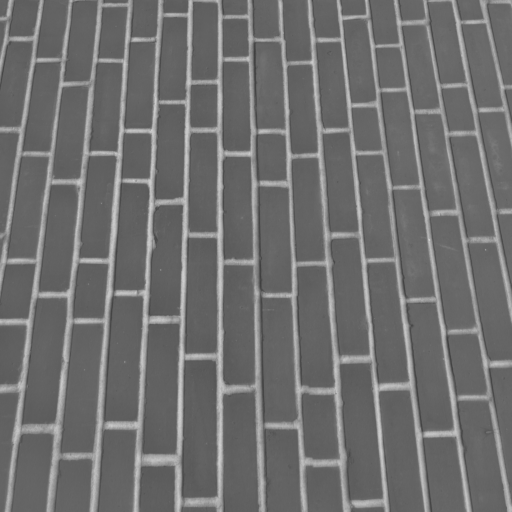
#> input picture skimage.data.brick(), 512 x 512 px
$ python experiments.py
#> lines starting #> are read from the running program, lines starting #| are printed output that depends on the picture
### data_loader.py
import os
import cv2
from skimage import data

def download_datasets(data_dir="data"):
#> called with data_dir = 'data'
    if not os.path.exists(data_dir):
        os.makedirs(data_dir)

    images = {
        'brick': data.brick(), # grayscale
        'chelsea': cv2.cvtColor(data.chelsea(), cv2.COLOR_RGB2BGR), # color cat
    }
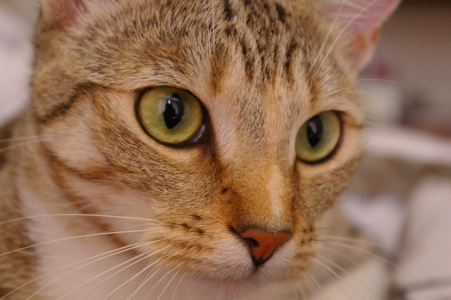
#> input picture skimage.data.chelsea(), 451 x 300 px

    downloaded_files = []
    for name, img in images.items():
        filepath = os.path.join(data_dir, f"{name}.png")
        downloaded_files.append(filepath)
        if not os.path.exists(filepath):
            cv2.imwrite(filepath, img)
#> this loop made 2 passes
#> name on passes 1 to 2: 'brick', 'chelsea'
#> after the loop, downloaded_files = ['data/brick.png', 'data/chelsea.png']

    return downloaded_files

### experiments.py
import os
import cv2
import numpy as np
from data_loader import download_datasets
from noise import add_gaussian_noise, add_salt_and_pepper_noise
from adaptive_filter import apply_gaussian, apply_median, hybrid_filter_fixed, hybrid_filter_dynamic, apply_dct
from metrics import calculate_mse, calculate_psnr, calculate_ssim
from visualization import plot_metrics_vs_noise, plot_metrics_vs_k, save_comparison_grid

def get_images():
    download_datasets()
    images = {}
    data_dir = "data"
    if not os.path.exists(data_dir):
        return images
    for img_name in os.listdir(data_dir):
        if img_name.endswith((".tiff", ".png", ".jpg")):
            path = os.path.join(data_dir, img_name)
            img = cv2.imread(path)
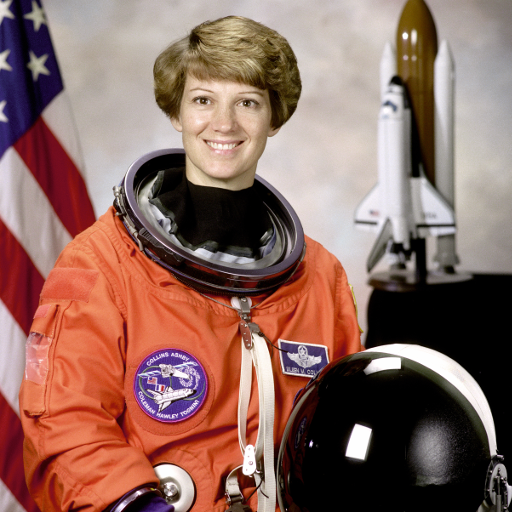
#> input picture data/astronaut.png, 512 x 512 px
#> img is the input picture: shape (512, 512, 3); mean B, G, R 96.5, 105.8, 141.6
            if img is not None:
                images[img_name.split('.')[0]] = img
    return images

def test_gaussian_noise_psnr(image, sigmas):
    results = {'Gaussian': [], 'Median': [], 'Fixed Hybrid': [], 'Dynamic Hybrid': [], 'DCT': []}
    for sigma in sigmas:
        noisy = add_gaussian_noise(image, sigma=sigma)
        filtered_g = apply_gaussian(noisy, (5, 5))
        filtered_m = apply_median(noisy, 5)
        filtered_f = hybrid_filter_fixed(noisy, threshold=2500, kernel_size=5)
        filtered_d = hybrid_filter_dynamic(noisy, k_param=0.5, kernel_size=5)
        filtered_dct = apply_dct(noisy, k_thresh=0.1)

        results['Gaussian'].append(calculate_psnr(image, filtered_g))
        results['Median'].append(calculate_psnr(image, filtered_m))
        results['Fixed Hybrid'].append(calculate_psnr(image, filtered_f))
        results['Dynamic Hybrid'].append(calculate_psnr(image, filtered_d))
        results['DCT'].append(calculate_psnr(image, filtered_dct))
    return results

def test_k_parameter(image, k_values, sigma=25):
    noisy = add_gaussian_noise(image, sigma=sigma)
    psnrs = []
    for k in k_values:
        filtered = hybrid_filter_dynamic(noisy, k_param=k, kernel_size=5)
        psnrs.append(calculate_psnr(image, filtered))
    return psnrs

def run_experiments():
    images = get_images()
#> images = 1 item
    out_dir = "output"
    os.makedirs(out_dir, exist_ok=True)

    print("Starting Experiments...")

    # --- Part 1: Grayscale Metrics (Brick) ---
    if 'brick' in images:
        # Re-converting back to grayscale if read as BGR
        img_gray = cv2.cvtColor(images['brick'], cv2.COLOR_BGR2GRAY) if len(images['brick'].shape)==3 else images['brick']

        print("\n--- 1. Grayscale Metrics (Brick) ---")
        sigmas = [10, 20, 30, 40, 50]
        print("Running PSNR vs Gaussian Noise experiment...")
        res_gauss = test_gaussian_noise_psnr(img_gray, sigmas)
        plot_metrics_vs_noise(sigmas, res_gauss, "PSNR (dB)", "Gaussian Noise Sigma", os.path.join(out_dir, "psnr_vs_sigma_brick.png"))

        k_values = [0.1, 0.5, 1.0, 1.5, 2.0, 3.0, 5.0]
        print("Running PSNR vs k-parameter experiment...")
        res_k = test_k_parameter(img_gray, k_values, sigma=25)
        plot_metrics_vs_k(k_values, {'Dynamic Hybrid Filter': res_k}, "PSNR (dB)", os.path.join(out_dir, "psnr_vs_k_brick.png"))

        sigma_test = 25
        print("Applying filters to Gaussian noise (Sigma=25)...")
        noisy_gray = add_gaussian_noise(img_gray, sigma=sigma_test)
        g_gray = apply_gaussian(noisy_gray, (5, 5))
        m_gray = apply_median(noisy_gray, 5)
        f_gray = hybrid_filter_fixed(noisy_gray, threshold=2500)
        d_gray = hybrid_filter_dynamic(noisy_gray, k_param=0.5)
        dct_gray = apply_dct(noisy_gray, k_thresh=0.1)

        save_comparison_grid(
            [img_gray, noisy_gray, g_gray, m_gray, f_gray, d_gray, dct_gray],
            ["Original", "Noisy (Sigma=25)", "Gaussian", "Median", "Fixed Hybrid", "Dynamic Hybrid", "DCT Denoised"],
            os.path.join(out_dir, "comparison_gaussian_brick.png")
        )

        print("Applying filters to Salt & Pepper noise (Density=0.05)...")
        sp_test_density = 0.05
        noisy_sp = add_salt_and_pepper_noise(img_gray, density=sp_test_density)
        g_sp = apply_gaussian(noisy_sp, (5, 5))
        m_sp = apply_median(noisy_sp, 5)
        f_sp = hybrid_filter_fixed(noisy_sp, threshold=2500)
        d_sp = hybrid_filter_dynamic(noisy_sp, k_param=0.5)
        dct_sp = apply_dct(noisy_sp, k_thresh=0.1)

        save_comparison_grid(
            [img_gray, noisy_sp, g_sp, m_sp, f_sp, d_sp, dct_sp],
            ["Original", "S&P Noisy", "Gaussian", "Median", "Fixed Hybrid", "Dynamic Hybrid", "DCT Denoised"],
            os.path.join(out_dir, "comparison_sp_brick.png")
        )

    # --- Part 2: Color Image & Edge Proof (Chelsea/Cat) ---
    if 'chelsea' in images:
        img_color = images['chelsea']

        print("\n--- 2. Edge Preservation Proof (THIS IMPRESSES) ---")
        sigma_test = 25
        noisy_color = add_gaussian_noise(img_color, sigma=sigma_test)

        g_color = apply_gaussian(noisy_color, (5, 5))
        d_color = hybrid_filter_dynamic(noisy_color, k_param=0.5)
        dct_color = apply_dct(noisy_color, k_thresh=0.1)

        gray_orig = cv2.cvtColor(img_color, cv2.COLOR_BGR2GRAY)
        gray_g = cv2.cvtColor(g_color, cv2.COLOR_BGR2GRAY)
        gray_d = cv2.cvtColor(d_color, cv2.COLOR_BGR2GRAY)

        # Apply Canny
        edge_orig = cv2.Canny(gray_orig, 100, 200)
        edge_g = cv2.Canny(gray_g, 100, 200)
        edge_d = cv2.Canny(gray_d, 100, 200)

        save_comparison_grid(
            [gray_orig, edge_orig, gray_g, edge_g, gray_d, edge_d],
            ["Original", "Edge (Original)", "Gaussian Smoothed", "Edge (Gaussian) - Blurred", "Hybrid Denoised", "Edge (Hybrid) - Preserved"],
            os.path.join(out_dir, "edge_preservation_proof.png")
        )

        print("=> Hybrid filtering preserves structural edges better than Gaussian smoothing.\n")

        print("Generating Full Color Comparisons...")
        f_color = hybrid_filter_fixed(noisy_color, threshold=2500)
        m_color = apply_median(noisy_color, 5)

        save_comparison_grid(
            [img_color, noisy_color, g_color, m_color, f_color, d_color, dct_color],
            ["Original (Color)", f"Noisy (Sigma={sigma_test})", "Gaussian", "Median", "Fixed Hybrid", "Dynamic Hybrid", "DCT Denoised"],
            os.path.join(out_dir, "comparison_gaussian_color.png")
        )

    print("\nExperiments completed! Visualizations saved to 'output' directory.")

if __name__ == "__main__":
    run_experiments()
